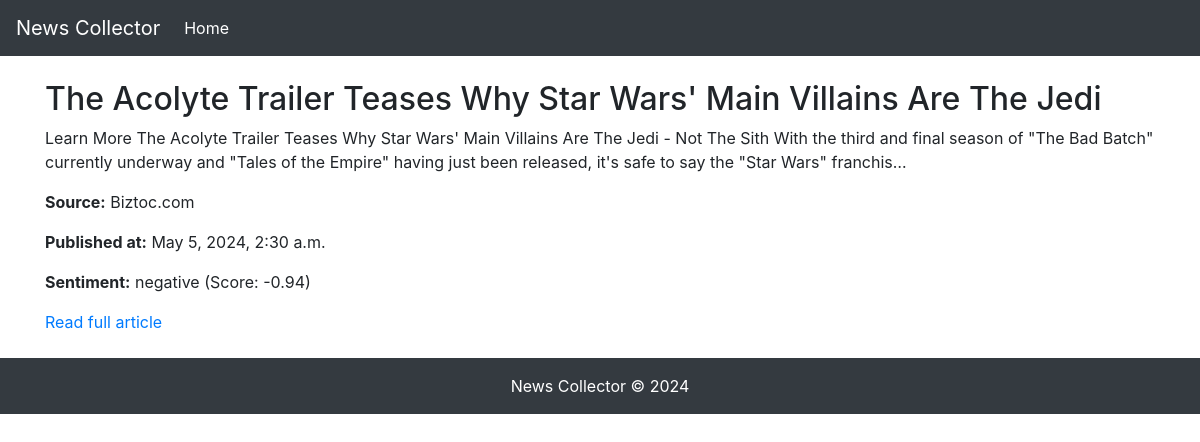
Screenshot of /articles/21/ with the database file from the repository.
### articles/models.py (models this page shows, shortened)
class Article(models.Model):
    title = models.CharField(max_length=255)
    description = models.TextField()
    url = models.URLField(max_length=500)
    published_at = models.DateTimeField()
    source_name = models.CharField(max_length=100)
    sentiment_score = models.DecimalField(max_digits=5, decimal_places=2, default=0.00)
    sentiment_comparative = models.DecimalField(max_digits=5, decimal_places=3, default=0.00)
    sentiment_classification = models.CharField(max_length=50, default='neutral')

### articles/views.py (the view)
# urls.py: path('articles/<int:pk>/', ArticleDetailView.as_view(), name='article_detail'),
class ArticleDetailView(DetailView):
    model = Article
    template_name = 'article_detail.html'
    context_object_name = 'article'

### templates/article_detail.html
{% extends "base.html" %}
{% block content %}
<h2>{{ article.title }}</h2>
<p>{{ article.description }}</p>
<p><strong>Source:</strong> {{ article.source_name }}</p>
<p><strong>Published at:</strong> {{ article.published_at }}</p>
<p><strong>Sentiment:</strong> {{ article.sentiment_classification }} (Score: {{ article.sentiment_score }})</p>
<a href="{{ article.url }}">Read full article</a>
{% endblock %}

### rows the page displays
Article: title "The Acolyte Trailer Teases Why Star Wars' Main Villains Are The Jedi", description "Learn More The Acolyte Trailer Teases Why Star Wars' Main Villains Are The Jedi - Not The Sith With the third and final season of \"The Bad Batch\" currently underway and \"Tales of the Empire\" having just been released, it's safe to say the \"Star Wars\" franchis…", source_name "Biztoc.com", published_at "May 5, 2024, 2:30 a.m.", sentiment_classification "negative", sentiment_score "-0.94"
